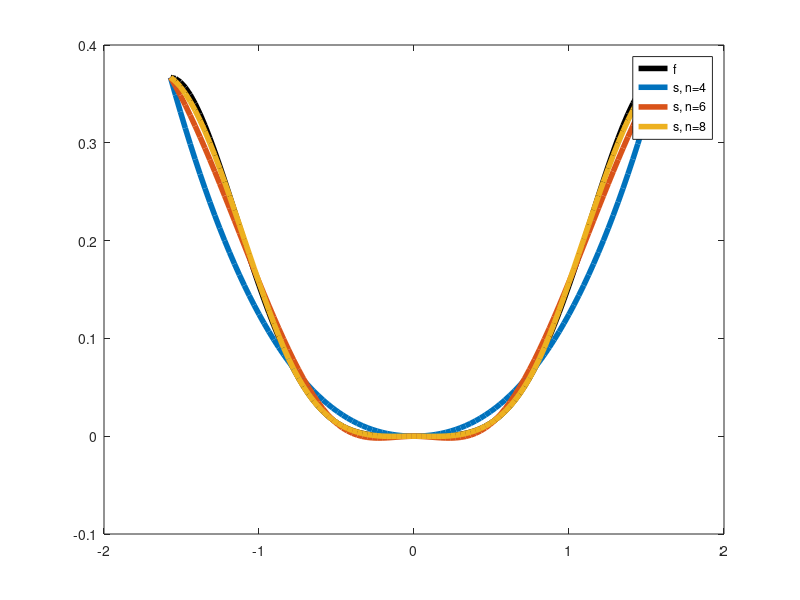

Reproduce this figure in MATLAB.
% Esercizio 4
clear all
m=10;
a=-pi/2; b=pi/2;

% funzione integranda
g=@(t)(t.^2.*cos(t).*sin(t));

% formula di Simpson per matrice di intervalli
II = @(x)( (x(:,end)-0)/6/m.*( g(x(:,1))+2*sum(g(x(:,3:2:2*m)),2)+4*sum(g(x(:,2:2:2*m)),2)+g(x(:,2*m+1))) );

% generazione griglia di nodi per plot
k=0;
t=linspace(a,b,100);
for tt=t
    k=k+1; 
    x(k,:)=linspace(0,tt,2*m+1);
end

% Plot della funzione f
figure(3)
plot(t,II(x),'k','LineWidth',4)
hold on
fprintf('\n')
disp([' num nodi n ',' ||s-f||_inf'])
for n=4:2:8
    xx=linspace(a,b,n+1);
    % valutazione funzione integrale nei nodi xx(k)
    for k=1:n+1
        xI=linspace(0,xx(k),2*m+1); 
        y(k)=II(xI);
    end
    % calcolo spline
    s=spline(xx(:),y(:),t);
    % display dell'errore
    disp([n,max(abs(s(:)-II(x)))])
    plot(t,s,'LineWidth',4)
end
hold off
legend('f','s, n=4', 's, n=6', 's, n=8')